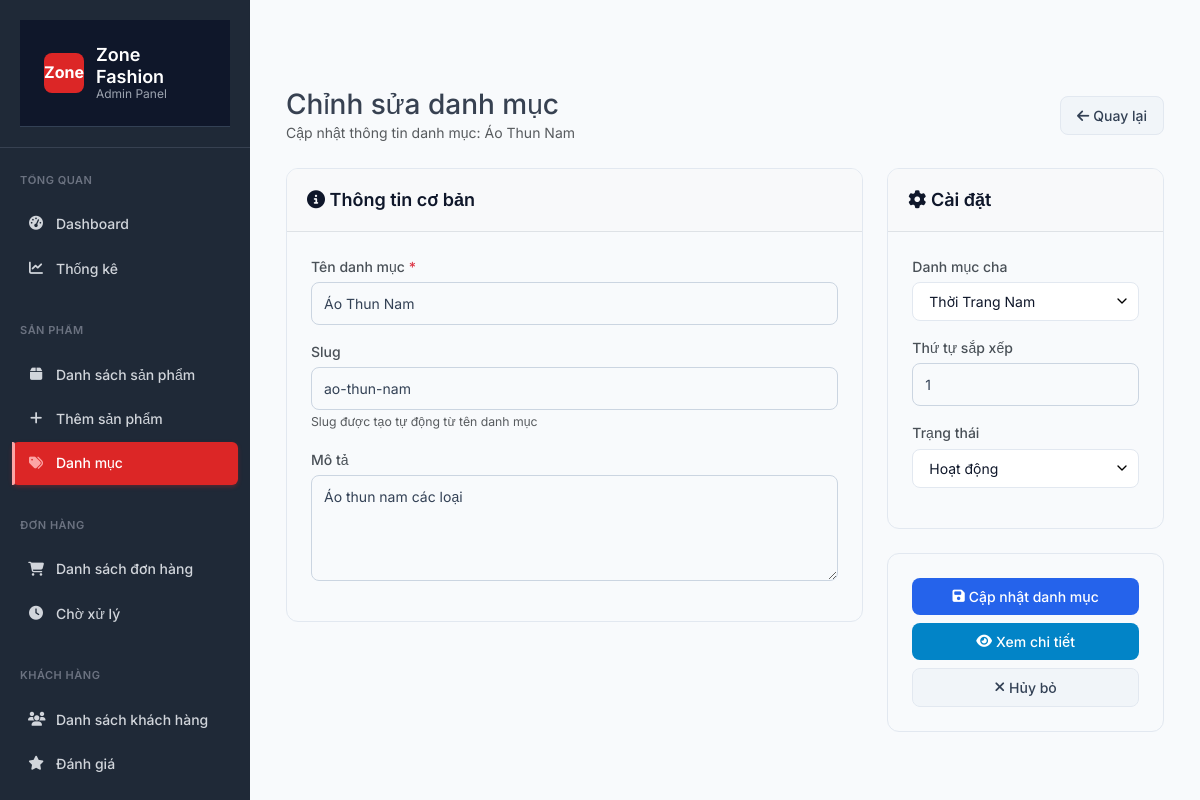
The app's page /admin/categories/edit/5 (signed in) with its own data.
### tables this page shows
CREATE TABLE IF NOT EXISTS `categories` (
  `id` int NOT NULL AUTO_INCREMENT,
  `name` varchar(100) NOT NULL,
  `slug` varchar(100) NOT NULL,
  `description` text,
  `image` varchar(255) DEFAULT NULL,
  `parent_id` int DEFAULT NULL,
  `sort_order` int DEFAULT '0',
  `status` enum('active','inactive') DEFAULT 'active',
  `meta_title` varchar(255) DEFAULT NULL,
  `meta_description` text,
  `created_at` timestamp NOT NULL DEFAULT CURRENT_TIMESTAMP,
  `updated_at` timestamp NOT NULL DEFAULT CURRENT_TIMESTAMP ON UPDATE CURRENT_TIMESTAMP,
  PRIMARY KEY (`id`),
  UNIQUE KEY `categories_slug_unique` (`slug`),
  KEY `categories_parent_id_foreign` (`parent_id`),
  KEY `categories_status_index` (`status`),
  KEY `categories_sort_order_index` (`sort_order`)
);

### app/controllers/admin/CategoriesController.php (called while the page is built, shortened)
<?php
class CategoriesController extends BaseController
{
    public function edit($id)
    {
        try {
            $db = Database::getInstance();
            $category = $db->fetchOne("SELECT * FROM categories WHERE id = ?", [$id]);
            $parentCategories = $db->fetchAll("SELECT * FROM categories WHERE parent_id IS NULL AND id != ? ORDER BY name ASC", [$id]);
            $data = [
                'title' => 'Chỉnh sửa danh mục: ' . $category['name'] . ' - zone Fashion Admin',
                'pageTitle' => 'Chỉnh sửa danh mục',
                'category' => $category,
                'parentCategories' => $parentCategories,
                'breadcrumb' => ['Danh mục', 'Chỉnh sửa']
            ];
            $this->render('admin/categories/edit', $data, 'admin/layouts/main-inline');
        } catch (Exception $e) {
            error_log("Error in CategoriesController::edit - " . $e->getMessage());
            header('Location: /zone-fashion/admin/categories?error=' . urlencode($e->getMessage()));
            exit;
        }
    }
}

### public/index.php (called while the page is built, shortened)
<?php
require_once APP_PATH . '/core/App.php';
require_once APP_PATH . '/core/Database.php';
$app = new App();

### app/core/Database.php (called while the page is built, shortened)
<?php
class Database
{
    private static $instance = null;
    private $connection;
    private $config;
    private function __construct()
    {
        $configPath = APP_PATH . '/config/database.php';
        if (file_exists($configPath)) {
            $this->config = require $configPath;
        }
    }
    public static function getInstance()
    {
        if (self::$instance === null) {
            self::$instance = new self();
        }
        return self::$instance;
    }
    private function connect()
    {
        try {
            $config = $this->config['connections']['mysql'];
            $host = $config['host'] ?? 'localhost';
            $port = $config['port'] ?? '3306';
            $database = $config['database'] ?? 'zone_fashion';
            $username = $config['username'] ?? 'root';
            $password = $config['password'] ?? '';
            $charset = $config['charset'] ?? 'utf8';
            $dsn = "mysql:host={$host};port={$port};dbname={$database};charset={$charset}";
            $options = $config['options'] ?? [
                PDO::ATTR_ERRMODE => PDO::ERRMODE_EXCEPTION,
                PDO::ATTR_DEFAULT_FETCH_MODE => PDO::FETCH_ASSOC,
                PDO::ATTR_EMULATE_PREPARES => false,
            ];
            $this->connection = new PDO($dsn, $username, $password, $options);
        } catch (PDOException $e) {
            die('Database connection failed: ' . $e->getMessage());
        }
    }
    public function query($sql, $params = [])
    {
        try {
            $stmt = $this->connection->prepare($sql);
            $stmt->execute($params);
            return $stmt;
        } catch (PDOException $e) {
            if (APP_DEBUG) {
                die('Query failed: ' . $e->getMessage() . '<br>SQL: ' . $sql);
            } else {
                error_log('Database query failed: ' . $e->getMessage() . ' SQL: ' . $sql);
                return false;
            }
        }
    }
    public function fetchAll($sql, $params = [])
    {
        $stmt = $this->query($sql, $params);
        return $stmt ? $stmt->fetchAll() : [];
    }
    public function fetchOne($sql, $params = [])
    {
        $stmt = $this->query($sql, $params);
        return $stmt ? $stmt->fetch() : null;
    }
}

### app/config/database.php (called while the page is built)
<?php
return [
    'default' => 'mysql',
    'connections' => [
        'mysql' => [
            'driver' => 'mysql',
            'host' => $_ENV['DB_HOST'] ?? 'localhost',
            'port' => $_ENV['DB_PORT'] ?? '3306',
            'database' => $_ENV['DB_NAME'] ?? 'zone_fashion',
            'username' => $_ENV['DB_USER'] ?? 'root',
            'password' => $_ENV['DB_PASS'] ?? '',
            'charset' => 'utf8',
            'collation' => 'utf8_unicode_ci',
            'options' => [
                PDO::ATTR_ERRMODE => PDO::ERRMODE_EXCEPTION,
                PDO::ATTR_DEFAULT_FETCH_MODE => PDO::FETCH_ASSOC,
                PDO::ATTR_EMULATE_PREPARES => false,
            ]
        ]
    ]
];

### app/views/admin/categories/edit.php (the view, shortened to what this page needs)
<div class="container-fluid">
    <div class="row mb-4">
        <div class="col-12">
            <div class="d-flex justify-content-between align-items-center">
                <div>
                    <h1 class="h3 mb-0">Chỉnh sửa danh mục</h1>
                    <p class="text-muted mb-0">Cập nhật thông tin danh mục: <?= htmlspecialchars($category['name']) ?></p>
                </div>
                <div>
                    <a href="/zone-fashion/admin/categories" class="btn btn-secondary">
                        <i class="fas fa-arrow-left"></i> Quay lại
                    </a>
                </div>
            </div>
        </div>
    </div>
    <form action="/zone-fashion/admin/categories/update/<?= $category['id'] ?>" method="POST" enctype="multipart/form-data" id="categoryForm">
        <div class="row">
            <div class="col-lg-8">
                <div class="card mb-4">
                    <div class="card-header">
                        <h5 class="card-title mb-0">
                            <i class="fas fa-info-circle"></i> Thông tin cơ bản
                        </h5>
                    </div>
                    <div class="card-body">
                        <div class="mb-3">
                            <label for="categoryName" class="form-label">Tên danh mục <span class="text-danger">*</span></label>
                            <input type="text" class="form-control" id="categoryName" name="name"
                                   value="<?= htmlspecialchars($category['name']) ?>" required>
                        </div>
                        <div class="mb-3">
                            <label for="categorySlug" class="form-label">Slug</label>
                            <input type="text" class="form-control" id="categorySlug" name="slug"
                                   value="<?= htmlspecialchars($category['slug']) ?>" readonly>
                            <small class="text-muted">Slug được tạo tự động từ tên danh mục</small>
                        </div>
                        <div class="mb-3">
                            <label for="categoryDescription" class="form-label">Mô tả</label>
                            <textarea class="form-control" id="categoryDescription" name="description" rows="4"><?= htmlspecialchars($category['description'] ?? '') ?></textarea>
                        </div>
                    </div>
                </div>
            </div>
            <div class="col-lg-4">
                <div class="card mb-4">
                    <div class="card-header">
                        <h5 class="card-title mb-0">
                            <i class="fas fa-cog"></i> Cài đặt
                        </h5>
                    </div>
                    <div class="card-body">
                        <div class="mb-3">
                            <label for="parentCategory" class="form-label">Danh mục cha</label>
                            <select class="form-select" id="parentCategory" name="parent_id">
                                <?php foreach ($parentCategories as $parent): ?>
                                    <option value="<?= $parent['id'] ?>" <?= ($category['parent_id'] == $parent['id']) ? 'selected' : '' ?>>
                                        <?= htmlspecialchars($parent['name']) ?>
                                    </option>
                                <?php endforeach; ?>
                            </select>
                        </div>
                        <div class="mb-3">
                            <label for="sortOrder" class="form-label">Thứ tự sắp xếp</label>
                            <input type="number" class="form-control" id="sortOrder" name="sort_order"
                                   value="<?= $category['sort_order'] ?? 0 ?>" min="0">
                        </div>
                        <div class="mb-3">
                            <label for="categoryStatus" class="form-label">Trạng thái</label>
                            <select class="form-select" id="categoryStatus" name="status">
                                <option value="active" <?= ($category['status'] === 'active') ? 'selected' : '' ?>>Hoạt động</option>
                            </select>
                        </div>
                    </div>
                </div>
                <div class="card">
                    <div class="card-body">
                        <div class="d-grid gap-2">
                            <button type="submit" class="btn btn-primary">
                                <i class="fas fa-save"></i> Cập nhật danh mục
                            </button>
                            <a href="/zone-fashion/admin/categories/show/<?= $category['id'] ?>" class="btn btn-info">
                                <i class="fas fa-eye"></i> Xem chi tiết
                            </a>
                            <a href="/zone-fashion/admin/categories" class="btn btn-secondary">
                                <i class="fas fa-times"></i> Hủy bỏ
                            </a>
                        </div>
                    </div>
                </div>
            </div>
        </div>
    </form>
</div>

### app/views/admin/layouts/main-inline.php (style rules this page uses)
* { margin: 0; padding: 0; box-sizing: border-box; }
body { font-family: 'Inter', sans-serif; background: #f8fafc; color: #374151; line-height: 1.6; }
.card-header { padding: 20px; border-bottom: 1px solid #e5e7eb; display: flex; justify-content: space-between; align-items: center; }

### app/views/admin/categories/edit.php (style rules this page uses)
.card-header { background: #f8f9fa; border-bottom: 1px solid #dee2e6; }
.form-label { font-weight: 500; color: #495057; }
.text-danger { font-weight: 500; }

### records on screen
categories: name "Áo Thun Nam", slug "ao-thun-nam", description "Áo thun nam các loại", parent_id "Thời Trang Nam", sort_order "1", status "Hoạt động"
